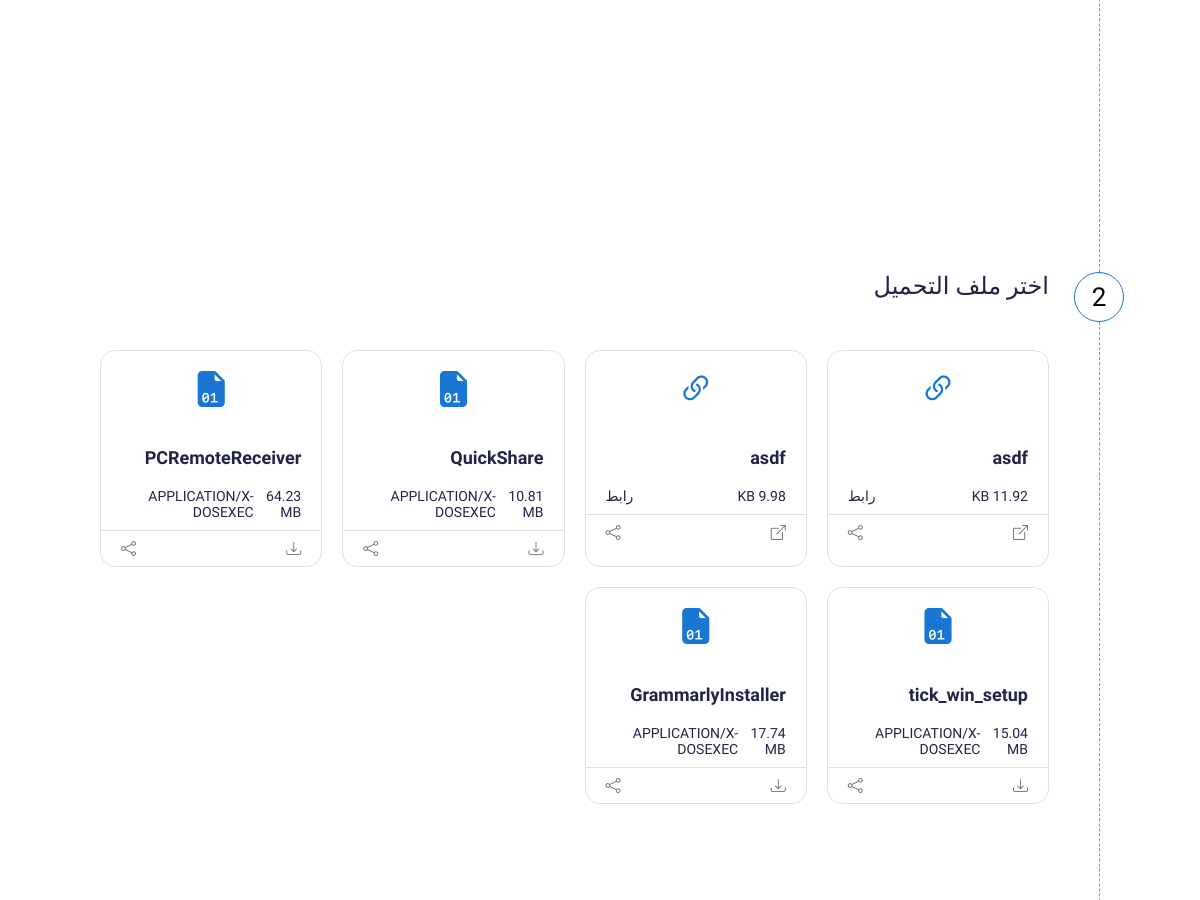
Before: /client/test.php (middle part) with the older database file.
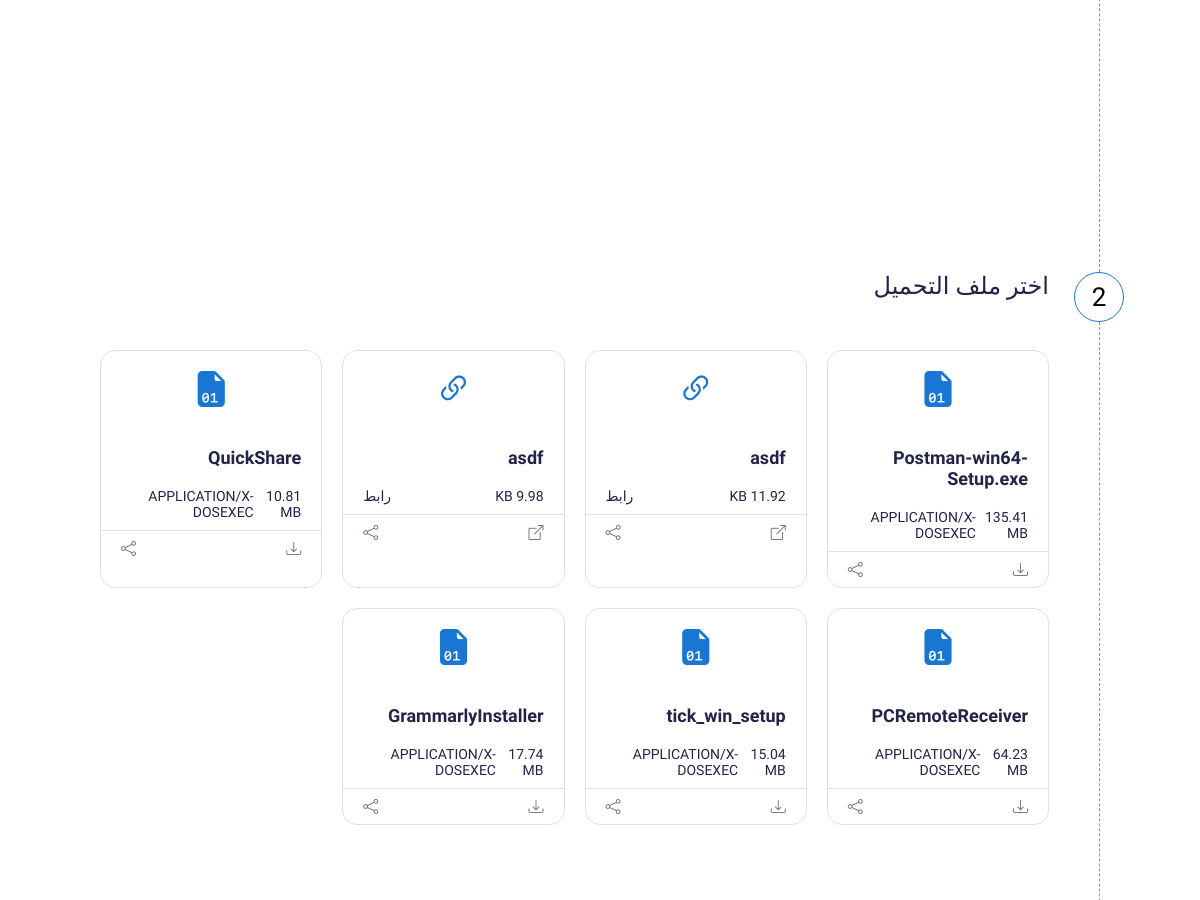
After: the same page with the newer database file.
### tables this page shows
CREATE TABLE `uploads` (
  `id` int(11) NOT NULL,
  `file_name` varchar(255) NOT NULL,
  `file_path` varchar(255) NOT NULL,
  `file_size` bigint(20) NOT NULL,
  `file_type` varchar(100) NOT NULL,
  `description` text DEFAULT NULL,
  `upload_date` datetime NOT NULL DEFAULT current_timestamp(),
  `status` enum('uploading','completed','paused','failed') NOT NULL DEFAULT 'uploading',
  `link_url` varchar(255) DEFAULT NULL,
  `link_name` varchar(255) DEFAULT NULL,
  `link_size` int(11) DEFAULT NULL,
  `link_description` text DEFAULT NULL
);

### client/test.php (the view, shortened to what the changed rows need)
<?php
require_once '../includes/config.php';
$stmt = $pdo->query("SELECT * FROM uploads WHERE status = 'completed' ORDER BY upload_date DESC");
$files = $stmt->fetchAll(PDO::FETCH_ASSOC);
function formatSizeUnits($bytes) {
    if ($bytes >= 1073741824) {
        $bytes = number_format($bytes / 1073741824, 2) . ' GB';
    } elseif ($bytes >= 1048576) {
        $bytes = number_format($bytes / 1048576, 2) . ' MB';
    } elseif ($bytes >= 1024) {
        $bytes = number_format($bytes / 1024, 2) . ' KB';
    } elseif ($bytes > 1) {
        $bytes = $bytes . ' bytes';
    } elseif ($bytes == 1) {
        $bytes = $bytes . ' byte';
    } else {
        $bytes = '0 bytes';
    }
    return $bytes;
}
function getFileIcon($fileType) {
    $fileType = strtolower($fileType);
    $icons = [
        'pdf' => 'bi-file-earmark-pdf-fill',
        'doc' => 'bi-file-earmark-word-fill',
        'docx' => 'bi-file-earmark-word-fill',
        'xls' => 'bi-file-earmark-excel-fill',
        'xlsx' => 'bi-file-earmark-excel-fill',
        'ppt' => 'bi-file-earmark-ppt-fill',
        'pptx' => 'bi-file-earmark-ppt-fill',
        'zip' => 'bi-file-earmark-zip-fill',
        'rar' => 'bi-file-earmark-zip-fill',
        '7z' => 'bi-file-earmark-zip-fill',
        'exe' => 'bi-file-earmark-binary-fill',
        'jpg' => 'bi-file-earmark-image-fill',
        'jpeg' => 'bi-file-earmark-image-fill',
        'png' => 'bi-file-earmark-image-fill',
        'gif' => 'bi-file-earmark-image-fill',
        'mp3' => 'bi-file-earmark-music-fill',
        'wav' => 'bi-file-earmark-music-fill',
        'mp4' => 'bi-file-earmark-play-fill',
        'avi' => 'bi-file-earmark-play-fill',
        'mkv' => 'bi-file-earmark-play-fill',
        'txt' => 'bi-file-earmark-text-fill',
    ];
    foreach ($icons as $ext => $icon) {
        if (strpos($fileType, $ext) !== false) {
            return $icon;
        }
    }
    return 'bi-file-earmark-fill';
}
?>
<!DOCTYPE html>
<html lang="ar">
<head>
    <link rel="stylesheet" href="https://cdn.jsdelivr.net/npm/bootstrap-icons@1.13.1/font/bootstrap-icons.min.css">
    <link rel="stylesheet" href="../assets/css/style.css">
    <link rel="stylesheet" href="../assets/css/download.css">
</head>
<body>
    <main class="download-staps">
        <div class="section">
            <section class="download-files" id="DownloadFiles">
                <h1>اختر ملف التحميل</h1>
                <div class="container">
                    <?php if (empty($files)): ?>
                        <div class="alert alert-info">لا توجد ملفات متاحة للتحميل حالياً</div>
                    <?php else: ?>
                        <div class="downloads-file">
                            <div class="device-down">
                            <?php foreach ($files as $file): ?>
                                    <div class="card-download">
                                        <?php if ($file['file_path']):  ?>
                                            <i class="bi <?php echo getFileIcon($file['file_type']); ?>"></i>
                                            <h4><?php echo htmlspecialchars($file['file_name']); ?></h4>
                                            <div class="size-type">
                                                <span class="size"><?php echo formatSizeUnits($file['file_size']); ?></span>
                                                <span class="type"><?php echo strtoupper($file['file_type']); ?></span>
                                            </div>
                                            <div class="option-link">
                                                <div><a href="download1.php?id=<?php echo $file['id']; ?>" title="تحميل"><i class="bi bi-download"></i></a></div>
                                                <div><a href="share.php?id=<?php echo $file['id']; ?>" title="مشاركة"><i class="bi bi-share"></i></a></div>
                                            </div>
                                        <?php else:  ?>
                                            <i class="bi bi-link-45deg"></i>
                                            <h4><?php echo htmlspecialchars($file['link_name']); ?></h4>
                                            <div class="size-type">
                                                <span class="size"><?php echo formatSizeUnits($file['link_size']); ?></span>
                                                <span class="type">رابط</span>
                                            </div>
                                            <div class="option-link">
                                                <div><a href="<?php echo htmlspecialchars($file['link_url']); ?>" target="_blank" title="فتح الرابط"><i class="bi bi-box-arrow-up-right"></i></a></div>
                                                <div><a href="share.php?id=<?php echo $file['id']; ?>" title="مشاركة"><i class="bi bi-share"></i></a></div>
                                            </div>
                                        <?php endif; ?>
                                    </div>
                                    <?php endforeach; ?>
                                </div>
                        </div>
                    <?php endif; ?>
                </div>
            </section>
        </div>
    </main>
</body>
</html>

Changed rows visible on the page:
added uploads: file_name "Postman-win64-Setup.exe", file_size "135.41 MB", file_type "APPLICATION/X-DOSEXEC"
